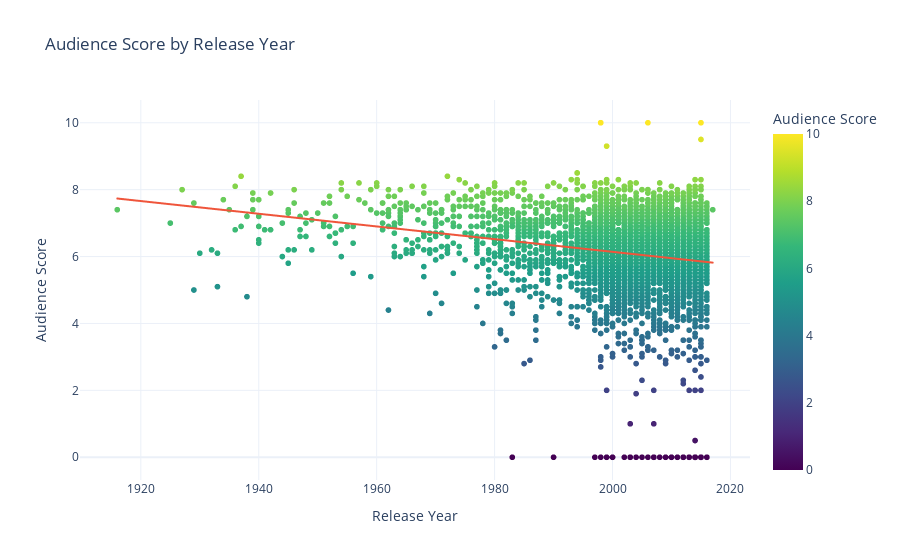

Notebook code cell kept with this figure:
### Code cell
fig2 = px.scatter(
    df_final.dropna(subset=['release_year']),
    x='release_year',
    y='vote_average',
    color='vote_average',
    color_continuous_scale='Viridis',
    title='Audience Score by Release Year',
    labels={'release_year': 'Release Year', 'vote_average': 'Audience Score'},
    hover_name='title',
    trendline='ols'
)
fig2.update_layout(template='plotly_white')
fig2.show()

### Figure 1 — Plotly figure (JSON) as saved in the notebook; plotly's stock layout.template omitted (floating-point values rounded to 4 significant figures; data arrays with more than 128 entries replaced by an {"elided": "..."} marker saying what was removed)
{"data": [{"hovertemplate": "<b>%{hovertext}</b><br><br>Release Year=%{x}<br>Audience Score=%{marker.color}<extra></extra>", "hovertext": {"elided": "4805 str values"}, "legendgroup": "", "marker": {"color": {"elided": "4805 float values"}, "coloraxis": "coloraxis", "symbol": "circle"}, "mode": "markers", "name": "", "showlegend": false, "type": "scattergl", "x": {"elided": "4805 int values"}, "xaxis": "x", "y": {"elided": "4805 float values"}, "yaxis": "y"}, {"hovertemplate": "<b>OLS trendline</b><br>vote_average = -0.0189737 * release_year + 44.0884<br>R<sup>2</sup>=0.039396<br><br>Release Year=%{x}<br>Audience Score=%{y} <b>(trend)</b><extra></extra>", "legendgroup": "", "marker": {"symbol": "circle"}, "mode": "lines", "name": "", "showlegend": false, "type": "scattergl", "x": {"elided": "4805 int values"}, "xaxis": "x", "y": {"elided": "4805 float values"}, "yaxis": "y"}], "layout": {"coloraxis": {"colorbar": {"title": {"text": "Audience Score"}}, "colorscale": [[0, "#440154"], [0.1111, "#482878"], [0.2222, "#3e4989"], [0.3333, "#31688e"], [0.4444, "#26828e"], [0.5556, "#1f9e89"], [0.6667, "#35b779"], [0.7778, "#6ece58"], [0.8889, "#b5de2b"], [1, "#fde725"]]}, "legend": {"tracegroupgap": 0}, "title": {"text": "Audience Score by Release Year"}, "xaxis": {"anchor": "y", "domain": [0, 1], "title": {"text": "Release Year"}}, "yaxis": {"anchor": "x", "domain": [0, 1], "title": {"text": "Audience Score"}}}}
